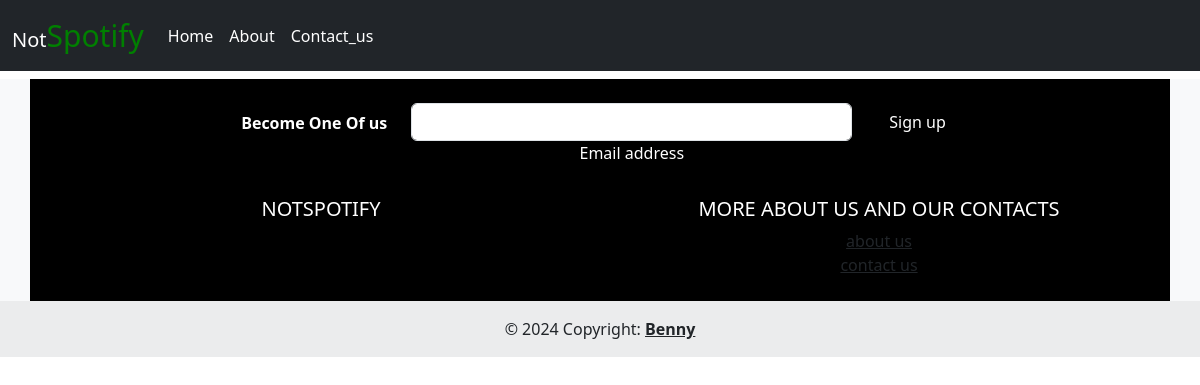
The page /contacts/ on the database as committed earlier.
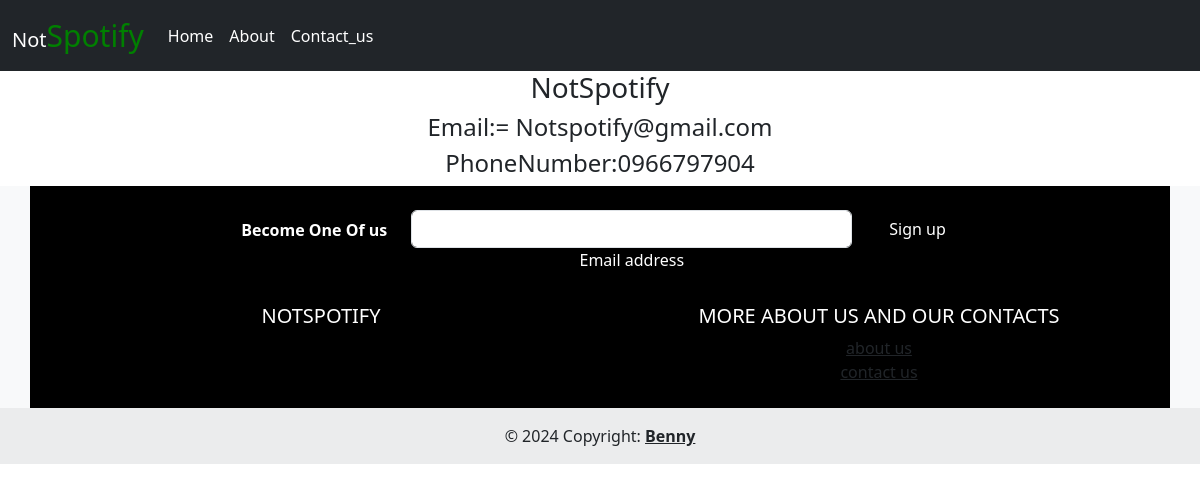
The same page on the database as committed later.
### commerce/models.py (models this page shows, shortened)
class Contact(models.Model):
    To = models.CharField( max_length=50)
    email = models.CharField(max_length=50)
    Number = models.CharField( max_length=50)

### commerce/views.py (the view)
# urls.py: path('contacts/', contacts, name= 'contact')
def contacts(requests):
    contacts = Contact.objects.all().first()
    data = {
        'Con':contacts
    }
    return render(requests, 'contact.html', data)

### commerce/templates/contact.html (shortened to what this page needs)
<!DOCTYPE html>
<html lang="en">
  <head>
    <link
      href="https://cdn.jsdelivr.net/npm/bootstrap@5.3.2/dist/css/bootstrap.min.css"
      rel="stylesheet"
    />
  </head>
  <body>
    {% include "header.html" %}
    <div class="container text-center">
      <div class="row">
        <div class="col align-self-center">
          <h3>{{Con.To}}</h3>
          <h4>{{Con.email}}</h4>
          <h4>{{Con.Number}}</h4>
        </div>
      </div>
    </div>
    {% include "footer2.html" %}
  </body>
</html>

Rows that differ between the two databases and show on the page:
added Contact: To "NotSpotify", email "Email:= Notspotify@gmail.com", Number "PhoneNumber:0966797904"
